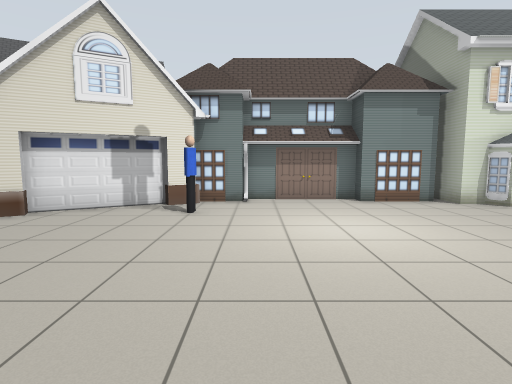
View 1 (above)

24 first-person views from a walk through a Gazebo world. The camera is 1.2 m above the floor, tilts 6° down and sees 80° across. The lines on the ground mark 1 m squares. The floor is counted in squares, 1 m on a side. Each view is taken from the middle of a square. On the plan, view 1 faces up. The plan holds only what a view shows up to about 13 squares ahead; the rest is blank. The robots in the file are not drawn. Simple shapes stand in for some stock models.

View 2
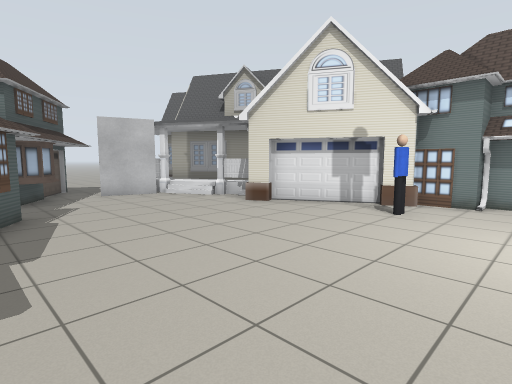

View 3
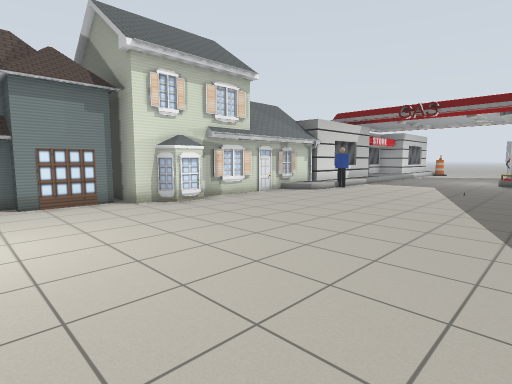

View 4
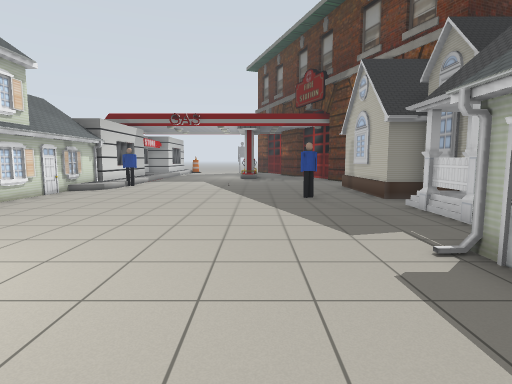

View 5
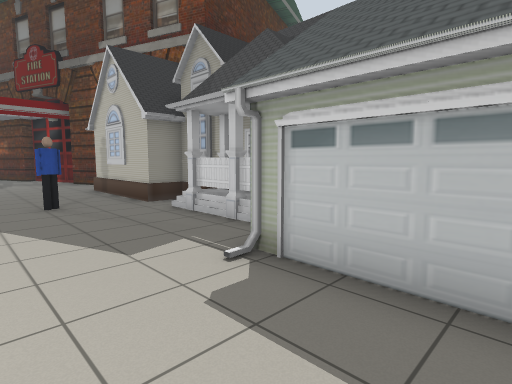

View 6
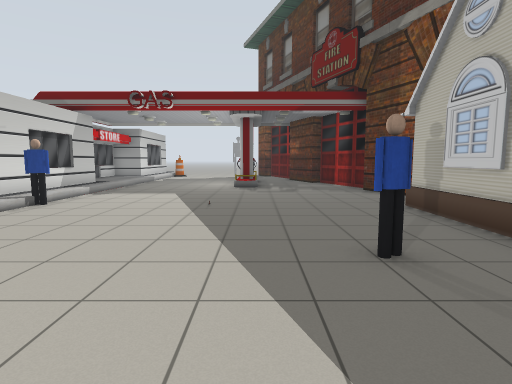

View 7
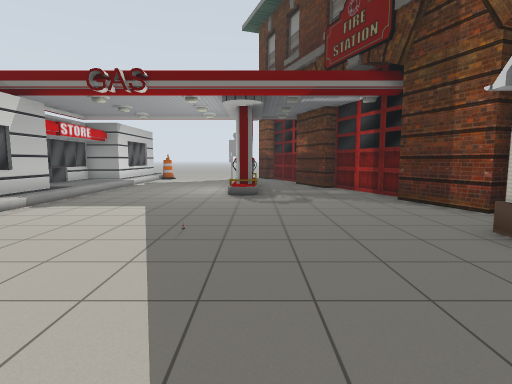

View 8
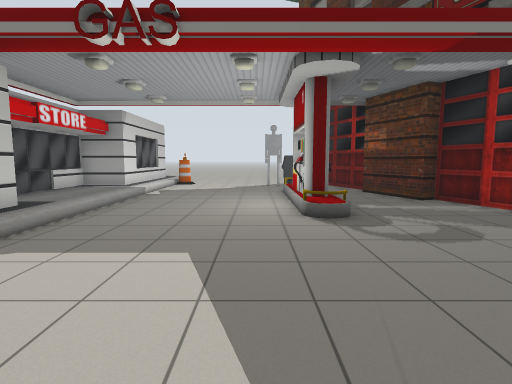

View 9
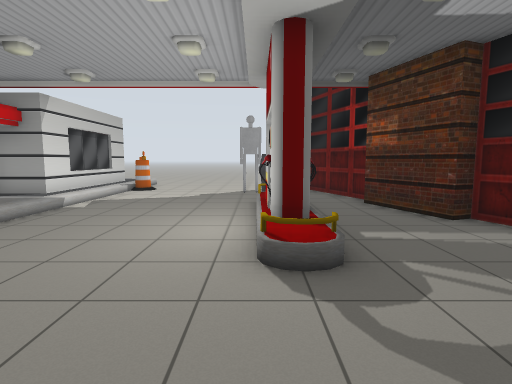

View 10
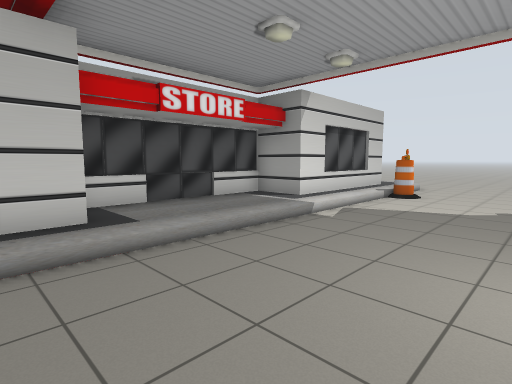

View 11
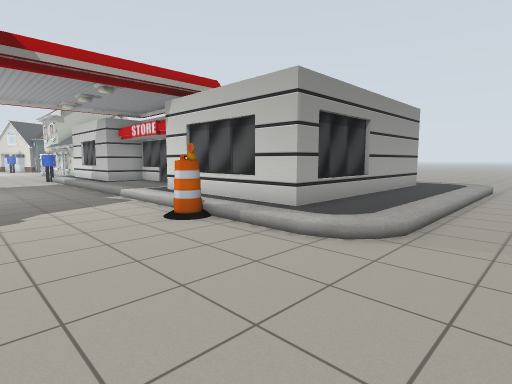

View 12
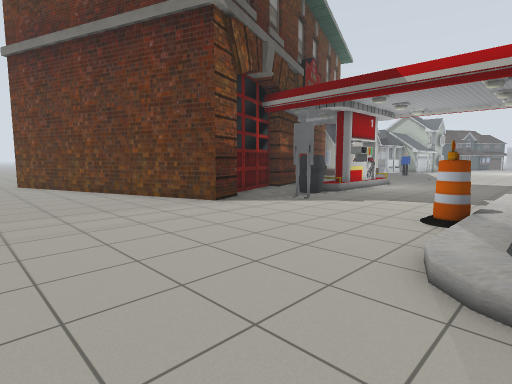

View 13
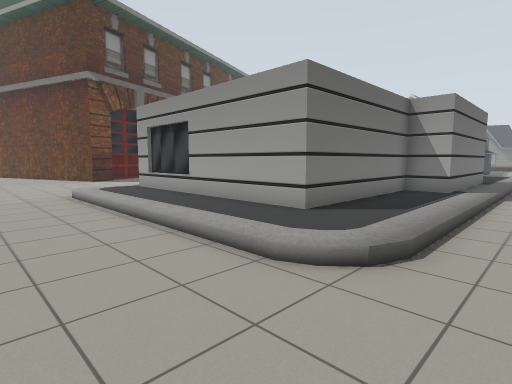

View 14
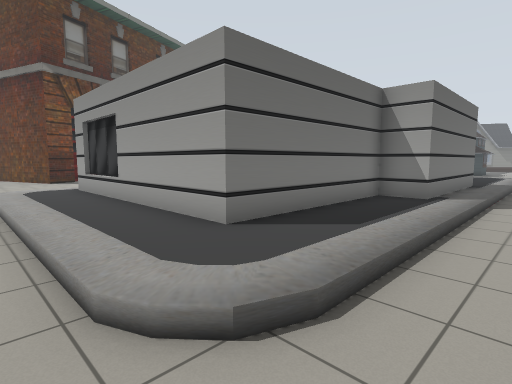

View 15
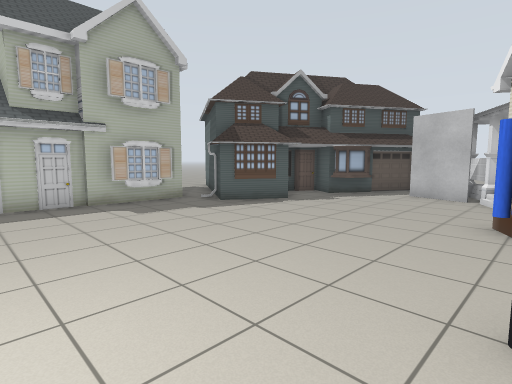

View 16
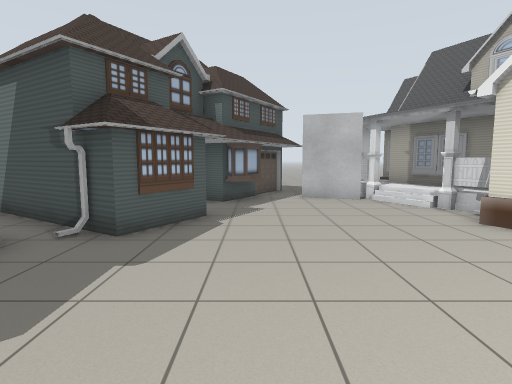

View 17
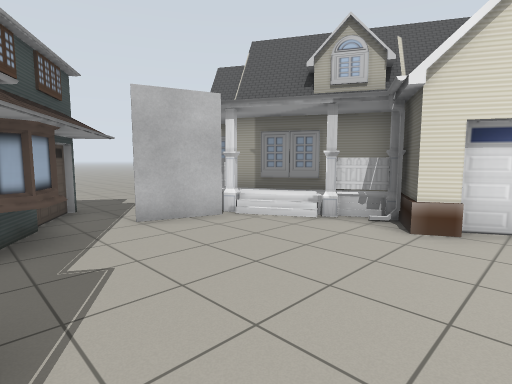

View 18
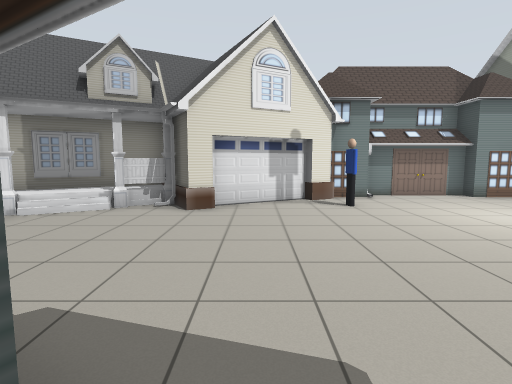

View 19
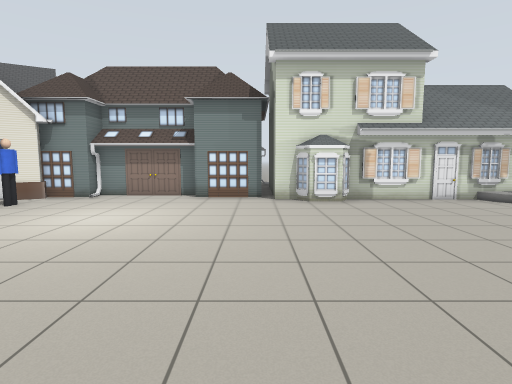

View 20
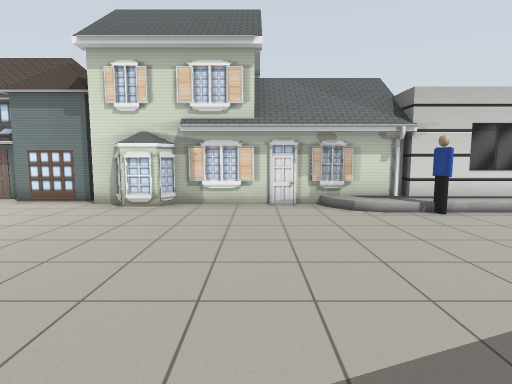

View 21
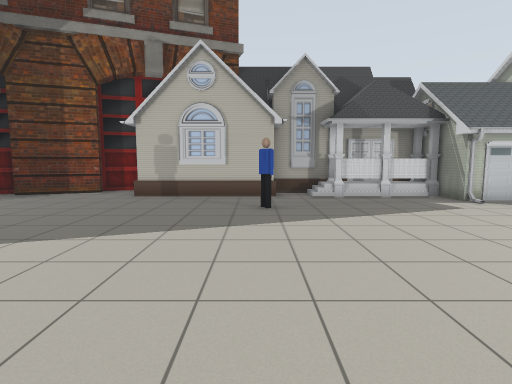

View 22
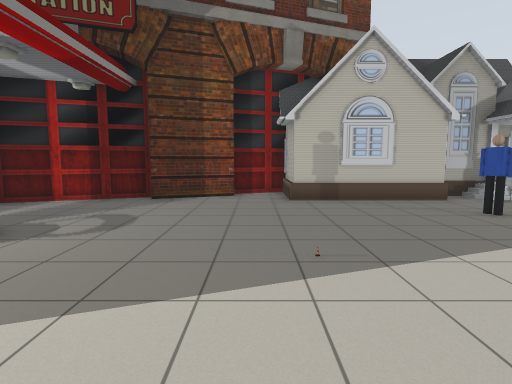

View 23
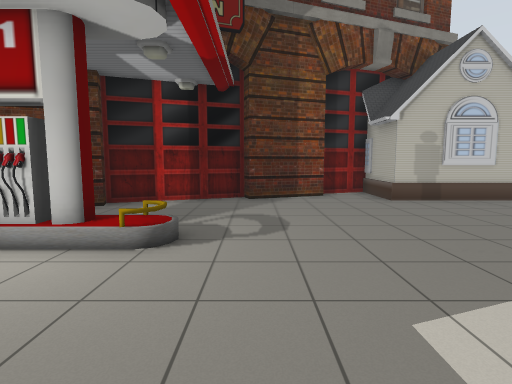

View 24
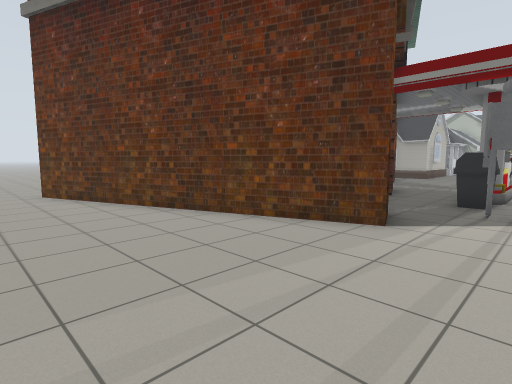

### Floor plan
Key: @ floor where view 1 was taken; . main floor; : floor 0.25 m higher than the main floor; / step, stairs or slope; H house; P person; B grey box; S filling station; F fire station; A barrel; O other object.
Columns run from 16 left of view 1 to 35 right of it. Each row starts with its distance up from view 1.
 19                                            ....... .
 18                                    SSSSSSSSSSSSS...
 17                                  SSSSSSSSSSSSSSSS...
 16                                          SSSSSSSS...
 15                                          SSSSSSSS...
 14                                               SSS...
 13             H             H                   SSS...
 12           HHH        HH   H                   SSS..
 11         HHHHH      H HH HHH   H               SSS..
 10       HH  HH  HHHHHHHHH H H   H    SSSSSSS    SSS..
  9     H    H  H HHHHHHHHH H H   H    SSSSSSS    SSS..
  8    HHH HHHH HHH........H.HHHHHHSSSSSSSSSSSSSSSSSS...
  7     HHH  HHHH.P..............SPSSSSSSSSSSSSSAASS...
  6 ..  HHH//.H.........................................
  5 .....HHB............................................
  4 .....HB.............................................
  3    .HHH.............................................
  2     HHHH......................O....SSSSSS.SO........
  1      HHHHHH.........................SSSSSSS..F......
  0       HHHHHH....@...........................F F.....
 -1         HHHH..............P.............F.FF  F.....
 -2         H.H.HHHHHHHHH.................FF      F.....
 -3          H..  HHH   HHHH:.HHHHH.....FFF        F....
 -4         HH.   HH    HHHHHHHHHHH.FFFF           F...
 -5                 H   H   HHHHHHFFF               ...
 -6                 H   H   HHHFFFH                 F..
 -7                            F                    F..
 -8                            F                     ..
 -9                                                  F.
-10                                                  ..
-11                                                  ..
-12                                                  ..

Positions as (right, up) in squares from view 1, and headings:
1: (0, 0), facing up
2: (1, 0), facing up-left
3: (2, 0), facing up-right
4: (0, 1), facing right
5: (1, 1), facing down-right
6: (6, 1), facing right
7: (9, 1), facing right
8: (13, 3), facing right
9: (16, 2), facing right
10: (18, 3), facing up-right
11: (34, 3), facing up-left
12: (35, 8), facing down-left
13: (35, 19), facing down-left
14: (33, 19), facing down-left
15: (1, 7), facing down-left
16: (0, 2), facing left
17: (-4, 1), facing up-left
18: (-4, -1), facing up
19: (5, -1), facing up
20: (10, 0), facing up
21: (10, 7), facing down
22: (15, 6), facing down
23: (18, 6), facing down
24: (35, 3), facing down-left
